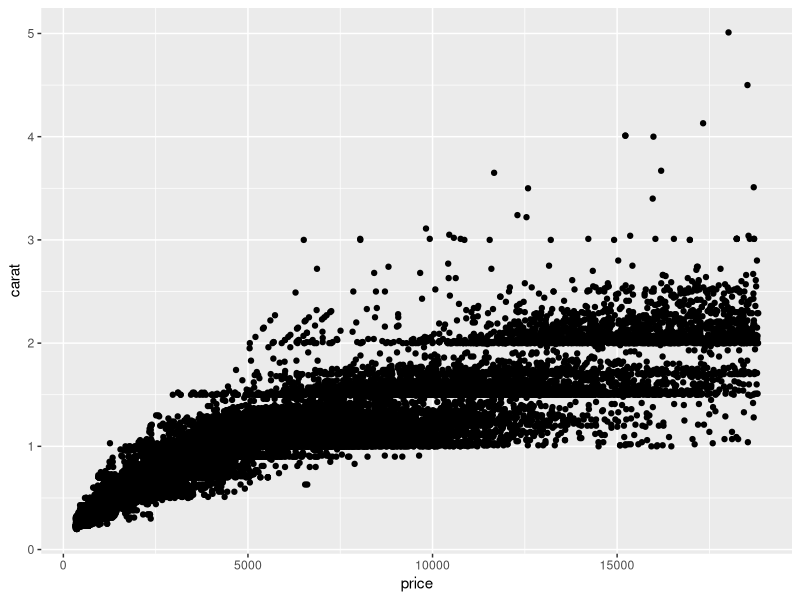
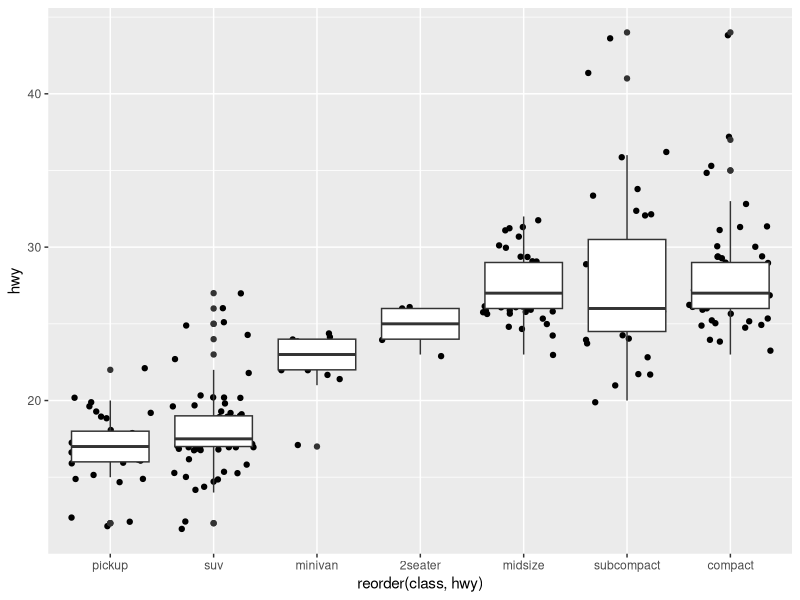
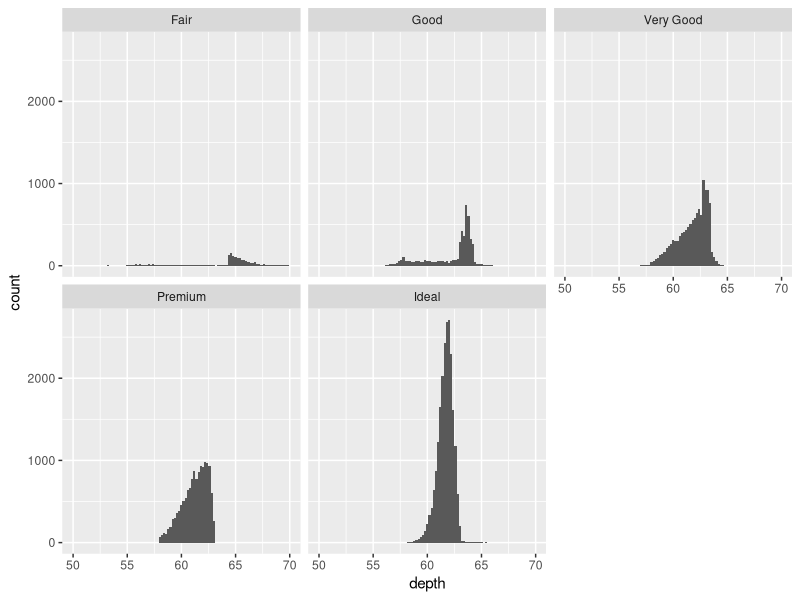
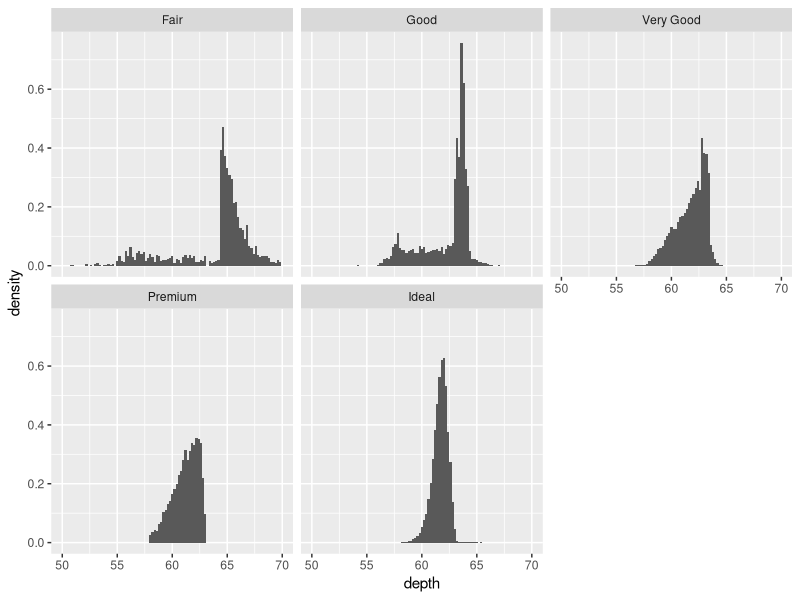
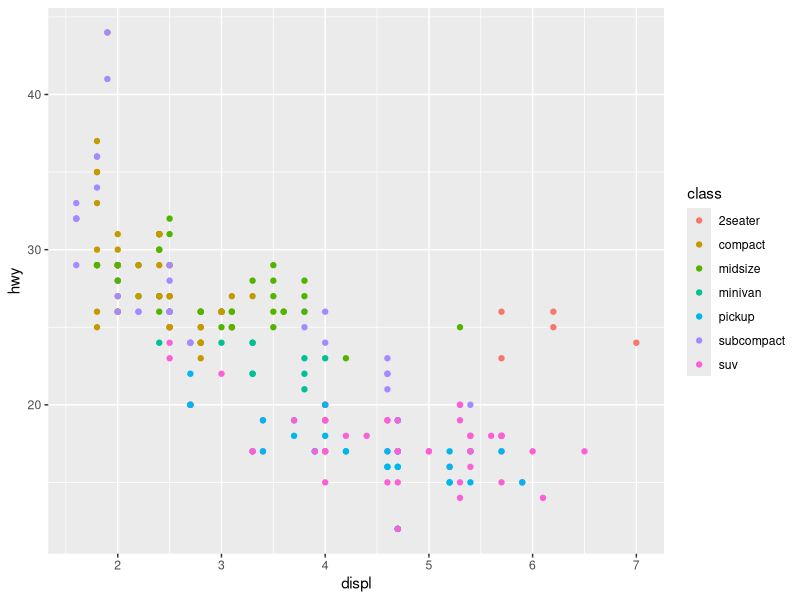
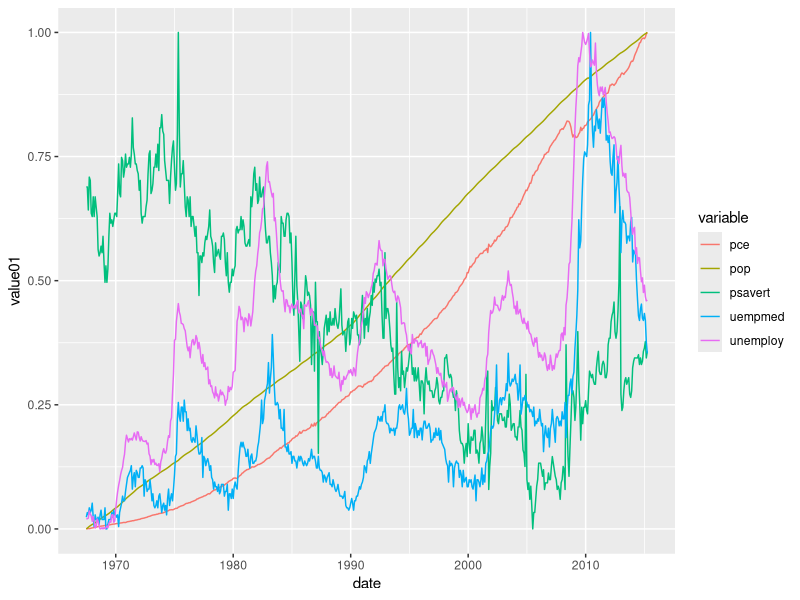

These figures' R source, in order: (Note: this script raises an error after producing the figures.)
## ---- chunk 1
install.packages("ggplot2")
library(ggplot2)

ggplot(diamonds, aes(x = price, y = carat)) +
  geom_point()
## ---- chunk 2
ggplot(mpg, aes(reorder(class, hwy), hwy)) +
  geom_jitter() +
  geom_boxplot()
## ---- chunk 3

#Plot count
ggplot(diamonds, aes(depth)) +
  geom_histogram(aes(y = ..count..), binwidth=0.2) +
  facet_wrap(~ cut) + xlim(50, 70)

#Plot density
ggplot(diamonds, aes(depth)) +
  geom_histogram(aes(y = ..density..), binwidth=0.2) +
  facet_wrap(~ cut) + xlim(50, 70)
## ---- chunk 4
ggplot(mpg, aes(displ, hwy, color = class)) +
  geom_point()

## ---- chunk 5
ggplot(economics_long, aes(x =date, y =value01, color = variable, group = variable)) + geom_line()

## ---- chunk 6

ggplot(cities, aes(long, lat)) +
  geom_path(aes(size = survivors, colour =
direction,
    group = interaction(group, direction)), data =
troops) +
  geom_text(aes(label = city), hjust = 0, vjust = 1,
size = 4)
# Polish appearance
last_plot() +
  scale_x_continuous("", limits = c(24, 39)) +
  scale_y_continuous("") +
  scale_colour_manual(values = c("grey50","red"))
